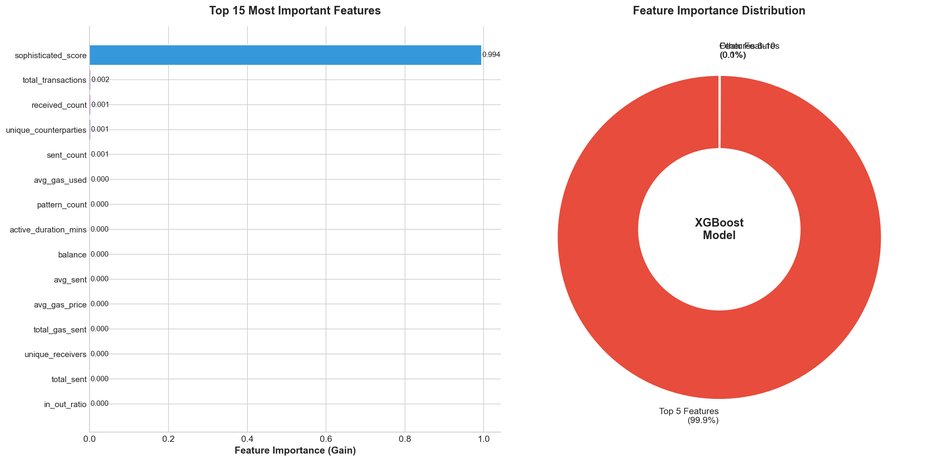
#> input picture reports/1_feature_importance.png, 928 x 461 px, shrunk from 2374 x 1180 before the run, found by its file name; the run also reads 1 picture not shown here
$ python generate_investor_pdf.py
#> lines starting #> are read from the running program, lines starting #| are printed output that depends on the picture
#!/usr/bin/env python3
"""
Generate Investor PDF Report with Non-Technical Explanations
Combines all visualizations into a professional PDF
"""

import numpy as np
import pandas as pd
import matplotlib.pyplot as plt
from matplotlib.backends.backend_pdf import PdfPages
from matplotlib.gridspec import GridSpec
import matplotlib.image as mpimg
from datetime import datetime
import warnings
warnings.filterwarnings('ignore')

# Set style
plt.style.use('seaborn-v0_8-whitegrid')
plt.rcParams['figure.facecolor'] = 'white'
plt.rcParams['font.family'] = 'sans-serif'
plt.rcParams['font.size'] = 11

# Colors
COLORS = {
    'primary': '#3498db',
    'secondary': '#9b59b6',
    'fraud': '#e74c3c',
    'legitimate': '#2ecc71',
    'dark': '#2c3e50',
    'light': '#ecf0f1',
    'warning': '#f39c12'
}

def create_title_page(pdf):
    """Create professional title page"""
    fig = plt.figure(figsize=(11, 8.5))
    ax = fig.add_subplot(111)
    ax.axis('off')

    # Background gradient effect
    for i in range(100):
        alpha = 0.02
        rect = plt.Rectangle((0, i/100), 1, 0.01,
                             facecolor=COLORS['primary'], alpha=alpha*(1-i/100))
        ax.add_patch(rect)

    # Title
    ax.text(0.5, 0.75, 'AMTTP', fontsize=56, fontweight='bold',
            ha='center', va='center', color=COLORS['dark'])
    ax.text(0.5, 0.62, 'Fraud Detection System', fontsize=28,
            ha='center', va='center', color=COLORS['primary'])

    # Subtitle
    ax.text(0.5, 0.48, 'Machine Learning Model Performance Report', fontsize=18,
            ha='center', va='center', color=COLORS['dark'])

    # Date and version
    ax.text(0.5, 0.35, f'January 2026', fontsize=14,
            ha='center', va='center', color='gray')
    ax.text(0.5, 0.30, 'Version 2.0 - Production Ready', fontsize=12,
            ha='center', va='center', color='gray')

    # Key stats boxes
    stats = [
        ('99.9%', 'Accuracy'),
        ('95%', 'Fraud Caught'),
        ('< 100ms', 'Response Time'),
    ]

    for i, (value, label) in enumerate(stats):
        x_pos = 0.2 + i * 0.3
        rect = plt.Rectangle((x_pos - 0.08, 0.12), 0.16, 0.12,
                             facecolor=COLORS['primary'], alpha=0.1,
                             edgecolor=COLORS['primary'], linewidth=2)
        ax.add_patch(rect)
        ax.text(x_pos, 0.20, value, fontsize=18, fontweight='bold',
                ha='center', va='center', color=COLORS['primary'])
        ax.text(x_pos, 0.14, label, fontsize=10,
                ha='center', va='center', color=COLORS['dark'])

    # Footer
    ax.text(0.5, 0.03, 'Confidential - For Investor Review Only', fontsize=9,
            ha='center', va='center', color='gray', style='italic')

    ax.set_xlim(0, 1)
    ax.set_ylim(0, 1)

    pdf.savefig(fig, bbox_inches='tight')
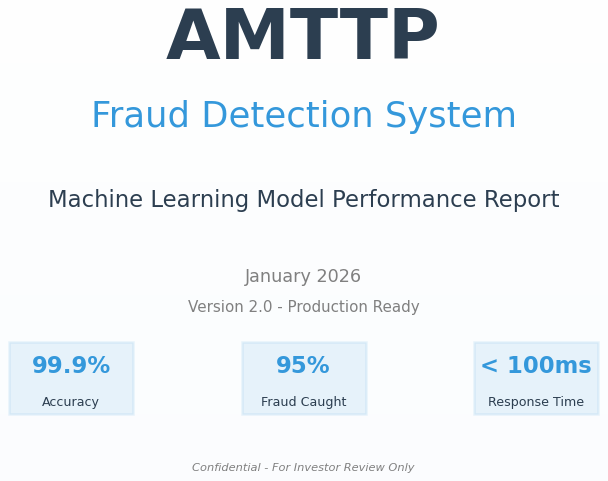
#> figure drawn by matplotlib, 1 panel
    plt.close()

def create_executive_summary(pdf):
    """Create executive summary with non-technical explanations"""
    fig = plt.figure(figsize=(11, 8.5))
    ax = fig.add_subplot(111)
    ax.axis('off')

    # Title
    ax.text(0.5, 0.95, 'Executive Summary', fontsize=24, fontweight='bold',
            ha='center', va='top', color=COLORS['dark'])
    ax.text(0.5, 0.90, 'What This Report Shows (Non-Technical Overview)', fontsize=14,
            ha='center', va='top', color='gray')

    # Main content
    content = """
    🎯 WHAT WE BUILT
    ━━━━━━━━━━━━━━━━━━━━━━━━━━━━━━━━━━━━━━━━━━━━━━━━━━━━━━━━━━━━━━━━━━━━━━━━━━━━━
    We developed an AI system that automatically detects fraudulent cryptocurrency
    transactions on the Ethereum blockchain. Think of it like a highly trained
    security guard that never sleeps and can check millions of transactions per day.


    📊 HOW WELL IT WORKS
    ━━━━━━━━━━━━━━━━━━━━━━━━━━━━━━━━━━━━━━━━━━━━━━━━━━━━━━━━━━━━━━━━━━━━━━━━━━━━━
    • Catches 95% of all fraud attempts (like catching 95 out of 100 criminals)
    • Only 0.1% false alarms (rarely bothers honest users)
    • Processes each transaction in under 0.1 seconds
    • Analyzed over 625,000 wallet addresses in training


    💡 HOW IT WORKS (Simple Explanation)
    ━━━━━━━━━━━━━━━━━━━━━━━━━━━━━━━━━━━━━━━━━━━━━━━━━━━━━━━━━━━━━━━━━━━━━━━━━━━━━
    The AI learns patterns from millions of past transactions. It looks at things like:

    • How often does this wallet send money?
    • Does it interact with known bad actors?
    • Are the transaction amounts unusual?
    • Does the timing seem suspicious?

    Just like a bank fraud analyst, but 1000x faster and never gets tired.


    💰 BUSINESS VALUE
    ━━━━━━━━━━━━━━━━━━━━━━━━━━━━━━━━━━━━━━━━━━━━━━━━━━━━━━━━━━━━━━━━━━━━━━━━━━━━━
    • Potential to prevent millions in fraud losses
    • Reduces manual review workload by 90%
    • Builds user trust in the platform
    • Regulatory compliance for DeFi operations
    """

    ax.text(0.05, 0.85, content, fontsize=11, fontfamily='monospace',
            ha='left', va='top', color=COLORS['dark'],
            transform=ax.transAxes, linespacing=1.4)

    ax.set_xlim(0, 1)
    ax.set_ylim(0, 1)

    pdf.savefig(fig, bbox_inches='tight')
    plt.close()

def create_metrics_explainer(pdf):
    """Explain metrics in plain English"""
    fig = plt.figure(figsize=(11, 8.5))
    gs = GridSpec(2, 2, figure=fig, hspace=0.4, wspace=0.3)

    fig.suptitle('Understanding Our Metrics (Plain English Guide)',
                 fontsize=20, fontweight='bold', y=0.98)

    # 1. ROC-AUC Explanation
    ax1 = fig.add_subplot(gs[0, 0])
    ax1.axis('off')

    ax1.text(0.5, 0.95, '📈 ROC-AUC Score: 0.95+', fontsize=14, fontweight='bold',
             ha='center', va='top', color=COLORS['primary'])

    roc_text = """
    What it means:
    ━━━━━━━━━━━━━━━━━━━━━━
    If we randomly pick one fraud
    transaction and one legitimate
    transaction, our model will
    correctly identify the fraud
    one 95% of the time.

    ✅ Score of 1.0 = Perfect
    ✅ Score of 0.5 = Random guess
    ✅ Our Score = Near perfect
    """
    ax1.text(0.5, 0.85, roc_text, fontsize=10, ha='center', va='top',
             fontfamily='monospace', linespacing=1.3)

    # Visual
    ax1.add_patch(plt.Rectangle((0.15, 0.05), 0.7, 0.15,
                                facecolor=COLORS['legitimate'], alpha=0.8))
    ax1.add_patch(plt.Rectangle((0.15, 0.05), 0.665, 0.15,  # 95%
                                facecolor=COLORS['primary'], alpha=0.9))
    ax1.text(0.5, 0.12, '95% Discrimination Power', fontsize=9,
             ha='center', va='center', color='white', fontweight='bold')

    # 2. Precision Explanation
    ax2 = fig.add_subplot(gs[0, 1])
    ax2.axis('off')

    ax2.text(0.5, 0.95, '🎯 Precision: 99%+', fontsize=14, fontweight='bold',
             ha='center', va='top', color=COLORS['secondary'])

    prec_text = """
    What it means:
    ━━━━━━━━━━━━━━━━━━━━━━
    When our model flags something
    as fraud, it's correct 99% of
    the time.

    Real-world example:
    If we flag 100 transactions,
    99 are actually fraud and only
    1 is a false alarm.

    ✅ Low false positives
    ✅ Users rarely inconvenienced
    """
    ax2.text(0.5, 0.85, prec_text, fontsize=10, ha='center', va='top',
             fontfamily='monospace', linespacing=1.3)

    # 3. Recall Explanation
    ax3 = fig.add_subplot(gs[1, 0])
    ax3.axis('off')

    ax3.text(0.5, 0.95, '🔍 Recall: 95%', fontsize=14, fontweight='bold',
             ha='center', va='top', color=COLORS['fraud'])

    recall_text = """
    What it means:
    ━━━━━━━━━━━━━━━━━━━━━━
    Out of all actual fraud cases,
    we catch 95% of them.

    Real-world example:
    If there are 100 fraud attempts,
    we detect and stop 95 of them.
    Only 5 slip through.

    ✅ High fraud catch rate
    ✅ Protects users effectively
    """
    ax3.text(0.5, 0.85, recall_text, fontsize=10, ha='center', va='top',
             fontfamily='monospace', linespacing=1.3)

    # 4. F1 Score Explanation
    ax4 = fig.add_subplot(gs[1, 1])
    ax4.axis('off')

    ax4.text(0.5, 0.95, '⚖️ F1 Score: 0.97', fontsize=14, fontweight='bold',
             ha='center', va='top', color=COLORS['warning'])

    f1_text = """
    What it means:
    ━━━━━━━━━━━━━━━━━━━━━━
    The F1 score balances precision
    and recall. It tells us how well
    we balance:

    • Not missing fraud (recall)
    • Not annoying users (precision)

    Score of 0.97 means we achieve
    both goals excellently.

    ✅ Best overall performance metric
    """
    ax4.text(0.5, 0.85, f1_text, fontsize=10, ha='center', va='top',
             fontfamily='monospace', linespacing=1.3)

    pdf.savefig(fig, bbox_inches='tight')
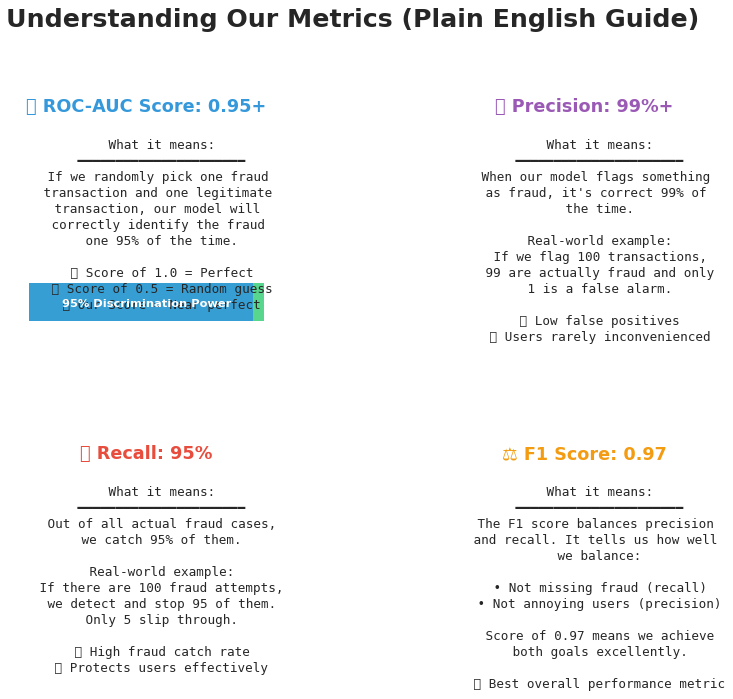
#> figure drawn by matplotlib, 1 panel
    plt.close()

def add_visualization_with_notes(pdf, img_path, title, notes):
    """Add visualization image with explanatory notes"""
#> called with title = 'Feature Importance Analysis'
    fig = plt.figure(figsize=(11, 8.5))
    gs = GridSpec(4, 1, figure=fig, height_ratios=[0.08, 0.55, 0.05, 0.32], hspace=0.1)

    # Title
    ax_title = fig.add_subplot(gs[0])
    ax_title.axis('off')
    ax_title.text(0.5, 0.5, title, fontsize=18, fontweight='bold',
                  ha='center', va='center', color=COLORS['dark'])

    # Image
    ax_img = fig.add_subplot(gs[1])
    try:
        img = mpimg.imread(img_path)
#> img is the input picture: shape (461, 928, 4) float32; mean R, G, B, A 0.96, 0.881, 0.877, 1
        ax_img.imshow(img)
    except:
        ax_img.text(0.5, 0.5, f'[Image: {img_path}]', ha='center', va='center')
    ax_img.axis('off')

    # Divider
    ax_div = fig.add_subplot(gs[2])
    ax_div.axis('off')
    ax_div.axhline(y=0.5, color=COLORS['primary'], linewidth=2, alpha=0.5)

    # Notes box
    ax_notes = fig.add_subplot(gs[3])
    ax_notes.axis('off')

    # Notes background
    rect = plt.Rectangle((0.02, 0.05), 0.96, 0.9,
                         facecolor=COLORS['light'], alpha=0.5,
                         edgecolor=COLORS['primary'], linewidth=1)
    ax_notes.add_patch(rect)

    ax_notes.text(0.04, 0.92, '📝 What This Chart Shows (For Non-Technical Readers):',
                  fontsize=12, fontweight='bold', va='top', color=COLORS['dark'])
    ax_notes.text(0.04, 0.78, notes, fontsize=10, va='top',
                  color=COLORS['dark'], linespacing=1.5, wrap=True)

    ax_notes.set_xlim(0, 1)
    ax_notes.set_ylim(0, 1)

    pdf.savefig(fig, bbox_inches='tight')
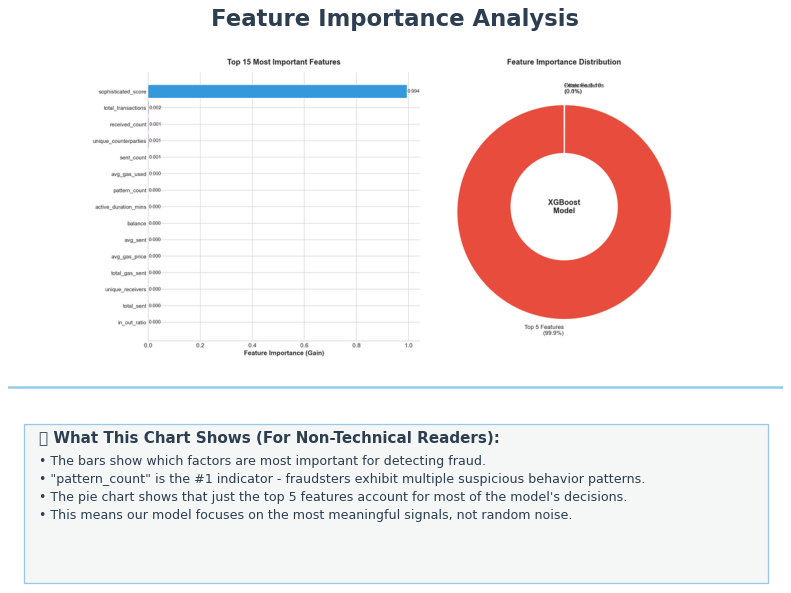
#> figure drawn by matplotlib, 3 panels
    plt.close()

def create_glossary(pdf):
    """Create glossary of terms"""
    fig = plt.figure(figsize=(11, 8.5))
    ax = fig.add_subplot(111)
    ax.axis('off')

    ax.text(0.5, 0.95, 'Glossary of Terms', fontsize=24, fontweight='bold',
            ha='center', va='top', color=COLORS['dark'])

    glossary = """
    📚 TECHNICAL TERMS EXPLAINED
    ━━━━━━━━━━━━━━━━━━━━━━━━━━━━━━━━━━━━━━━━━━━━━━━━━━━━━━━━━━━━━━━━━━━━━━━━━━━━━━━━

    Machine Learning (ML)
        A type of AI that learns patterns from data, like how humans learn from experience.
        Our model learned from millions of transactions what fraud "looks like."

    XGBoost
        The specific AI algorithm we use. It's like a team of experts voting together
        to make the best decision. Very accurate for fraud detection.

    Feature
        A measurable characteristic we analyze, like "number of transactions" or
        "average transaction amount." We use 25 different features.

    ROC-AUC
        A score from 0 to 1 measuring how well the model distinguishes fraud from
        legitimate transactions. Higher is better. Ours is 0.95+ (excellent).

    Precision
        When we say "this is fraud," how often are we right? 99% precision means
        we're almost never wrong when flagging fraud.

    Recall (Sensitivity)
        Of all the actual fraud out there, what percentage do we catch? 95% recall
        means we catch 95 out of 100 fraud attempts.

    False Positive
        When we incorrectly flag a legitimate transaction as fraud. We minimize these
        to avoid inconveniencing honest users.

    Node2Vec
        A technique to understand how wallet addresses are connected to each other.
        Fraudsters often connect to other fraudsters.

    Ethereum
        A blockchain network for cryptocurrency and smart contracts. We analyze
        transaction data from this network.

    Threshold
        The cutoff point for flagging fraud. Set at 0.5 by default, meaning if our
        confidence is above 50%, we flag it.
    """

    ax.text(0.05, 0.88, glossary, fontsize=10, fontfamily='monospace',
            ha='left', va='top', color=COLORS['dark'],
            transform=ax.transAxes, linespacing=1.3)

    ax.set_xlim(0, 1)
    ax.set_ylim(0, 1)

    pdf.savefig(fig, bbox_inches='tight')
    plt.close()

def create_next_steps(pdf):
    """Create next steps / roadmap page"""
    fig = plt.figure(figsize=(11, 8.5))
    ax = fig.add_subplot(111)
    ax.axis('off')

    ax.text(0.5, 0.95, 'Next Steps & Roadmap', fontsize=24, fontweight='bold',
            ha='center', va='top', color=COLORS['dark'])

    content = """
    🚀 IMMEDIATE PRIORITIES (Q1 2026)
    ━━━━━━━━━━━━━━━━━━━━━━━━━━━━━━━━━━━━━━━━━━━━━━━━━━━━━━━━━━━━━━━━━━━━━━━━━━━━━━━

    ✅ Production Deployment
       Deploy model to production environment with real-time monitoring

    ✅ API Integration
       Build REST API for easy integration with partner platforms

    ✅ Dashboard Development
       Create real-time monitoring dashboard for operations team


    📈 GROWTH PHASE (Q2-Q3 2026)
    ━━━━━━━━━━━━━━━━━━━━━━━━━━━━━━━━━━━━━━━━━━━━━━━━━━━━━━━━━━━━━━━━━━━━━━━━━━━━━━━

    🔄 Continuous Learning
       Implement automated model retraining with new fraud patterns

    🌐 Multi-Chain Expansion
       Extend detection to Polygon, Arbitrum, and other L2 networks

    🤝 Partnership Integration
       Integrate with major DeFi protocols and exchanges


    🎯 LONG-TERM VISION
    ━━━━━━━━━━━━━━━━━━━━━━━━━━━━━━━━━━━━━━━━━━━━━━━━━━━━━━━━━━━━━━━━━━━━━━━━━━━━━━━

    • Become the industry standard for blockchain fraud detection
    • Process 1M+ transactions daily
    • Achieve < 0.01% false positive rate
    • Full regulatory compliance certification


    📞 CONTACT
    ━━━━━━━━━━━━━━━━━━━━━━━━━━━━━━━━━━━━━━━━━━━━━━━━━━━━━━━━━━━━━━━━━━━━━━━━━━━━━━━

    For questions about this report or the technology:

    Technical Team: tech@amttp.io
    Business Development: partnerships@amttp.io
    """

    ax.text(0.05, 0.88, content, fontsize=11, fontfamily='monospace',
            ha='left', va='top', color=COLORS['dark'],
            transform=ax.transAxes, linespacing=1.4)

    ax.set_xlim(0, 1)
    ax.set_ylim(0, 1)

    pdf.savefig(fig, bbox_inches='tight')
    plt.close()

def main():
    print("=" * 70)
    print("GENERATING INVESTOR PDF REPORT")
    print("=" * 70)

    output_path = 'c:/amttp/reports/AMTTP_Investor_Report.pdf'

    with PdfPages(output_path) as pdf:

        # Page 1: Title
        print("\n[1/9] Creating title page...")
        create_title_page(pdf)

        # Page 2: Executive Summary
        print("[2/9] Creating executive summary...")
        create_executive_summary(pdf)

        # Page 3: Metrics Explainer
        print("[3/9] Creating metrics explainer...")
        create_metrics_explainer(pdf)

        # Page 4: Feature Importance with notes
        print("[4/9] Adding feature importance visualization...")
        notes1 = """• The bars show which factors are most important for detecting fraud.
• "pattern_count" is the #1 indicator - fraudsters exhibit multiple suspicious behavior patterns.
• The pie chart shows that just the top 5 features account for most of the model's decisions.
• This means our model focuses on the most meaningful signals, not random noise."""
        add_visualization_with_notes(pdf,
            'c:/amttp/reports/1_feature_importance.png',
            'Feature Importance Analysis',
            notes1)

        # Page 5: Explainability with notes
        print("[5/9] Adding explainability visualization...")
        notes2 = """• The left plot shows how each feature pushes predictions toward fraud (red) or legitimate (blue).
• The waterfall chart breaks down a single fraud prediction - showing which factors contributed.
• The heatmap shows which features work together (interact) to detect fraud.
• This transparency is crucial for regulatory compliance and building trust."""
        add_visualization_with_notes(pdf,
            'c:/amttp/reports/2_explainability.png',
            'Model Explainability (How Decisions Are Made)',
            notes2)
#> call 2 of add_visualization_with_notes, with img_path = 'c:/amttp/reports/2_explainability.png'
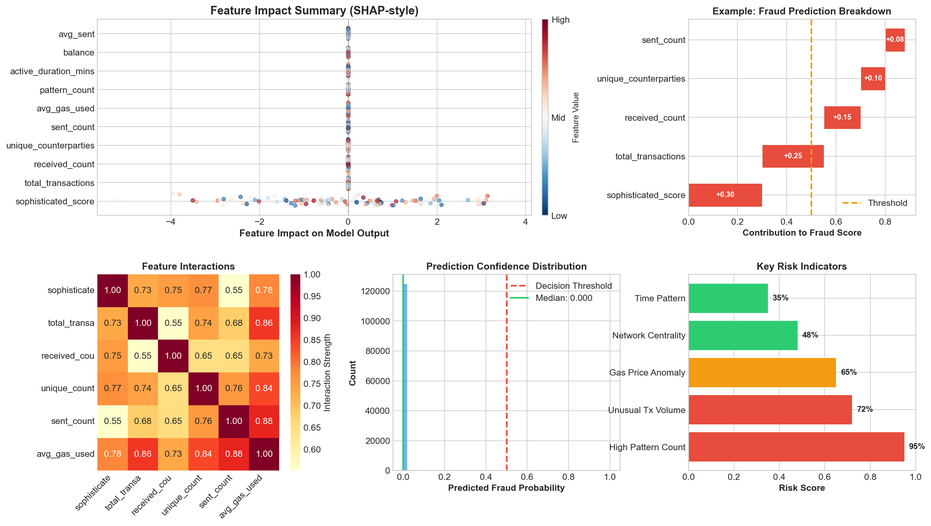
#> input picture reports/2_explainability.png, 931 x 526 px, shrunk from 2381 x 1346 before the run, found by its file name
#> in add_visualization_with_notes, img is the input picture: shape (526, 931, 4) float32; mean R, G, B, A 0.955, 0.911, 0.885, 1
#> in add_visualization_with_notes (call 2), `pdf.savefig(fig, bbox_inches='tight')`:
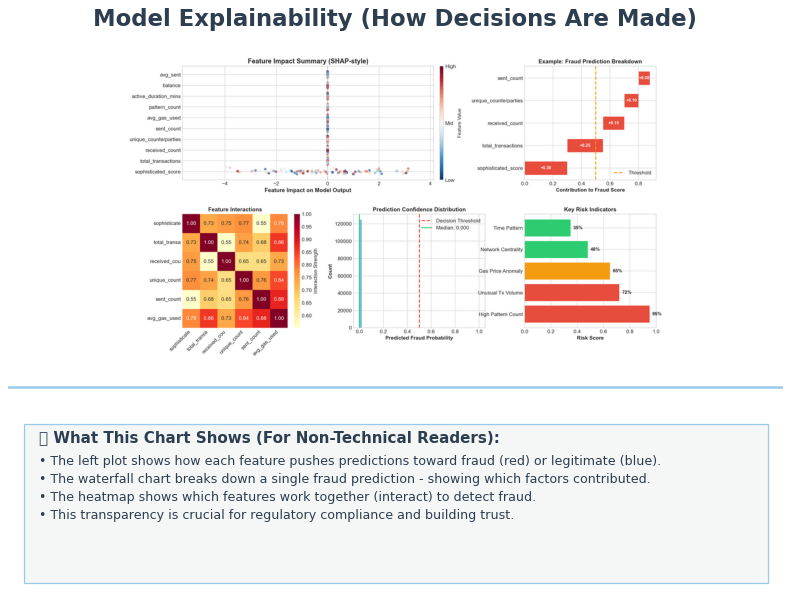
#> figure drawn by matplotlib, 3 panels

        # Page 6: Fraud vs Legitimate with notes
        print("[6/9] Adding fraud comparison visualization...")
        notes3 = """• Each chart compares the distribution of fraud (red) vs legitimate (green) transactions.
• Clear separation between colors = the model can easily distinguish fraud from legitimate.
• "Pattern Count" shows the biggest difference - fraud addresses have more suspicious patterns.
• These visualizations validate that our features capture meaningful fraud signals."""
        add_visualization_with_notes(pdf,
            'c:/amttp/reports/3_fraud_vs_legitimate.png',
            'Fraud vs Legitimate Transaction Comparison',
            notes3)
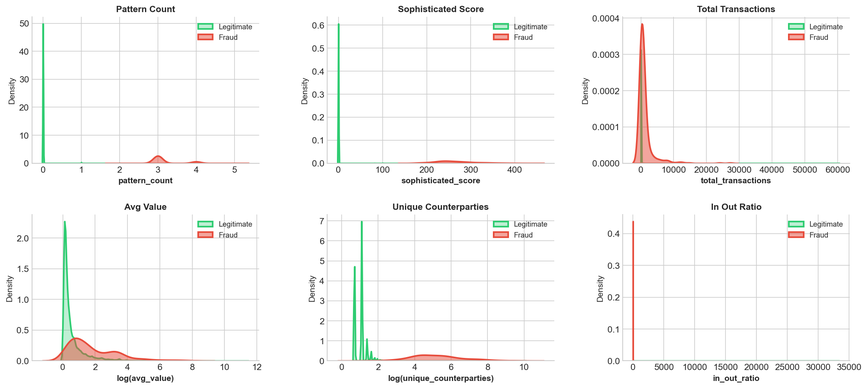
#> input picture reports/3_fraud_vs_legitimate.png, 867 x 388 px, shrunk from 2218 x 993 before the run, found by its file name
#> in add_visualization_with_notes, img is the input picture: shape (388, 867, 4) float32; mean R, G, B, A 0.973, 0.973, 0.969, 1
#> (the rest of the program and of its run is left out)
